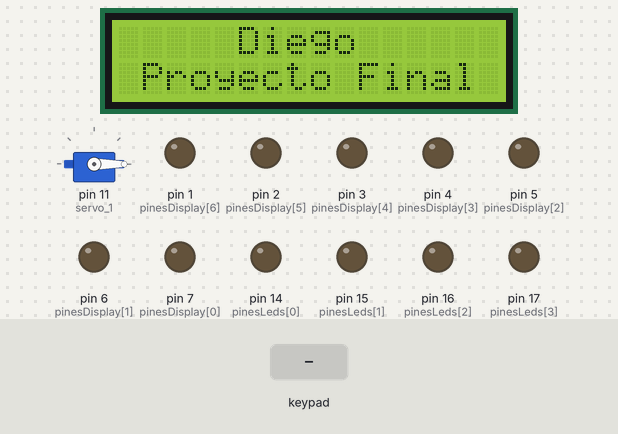
Simulated run of this sketch. Board: Arduino Uno, built with avr-gcc and run on an emulated ATmega328P. Shown: servo, 16×2 character LCD, output pins drawn as LEDs (lit = HIGH). Dashed ring = blinking. The inputs (shaded band) are chosen by the test bench.

Above: at 1.2 s.
1.3 s: key '3' pressed
At 1.45 s:
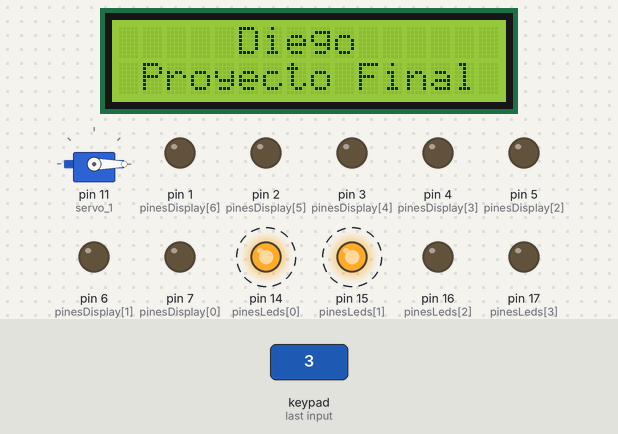
3.2 s: key '4' pressed
At 4.25 s:
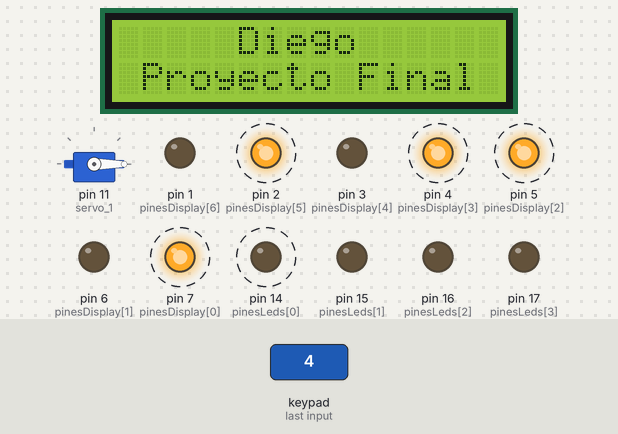
6.2 s: key '5' pressed
At 7.5 s:
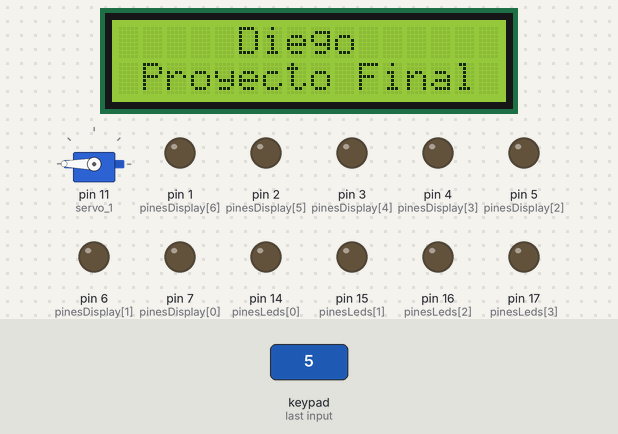
Timing chart, 0 to 12.8 s (numbered marks = the images above; inputs shaded):
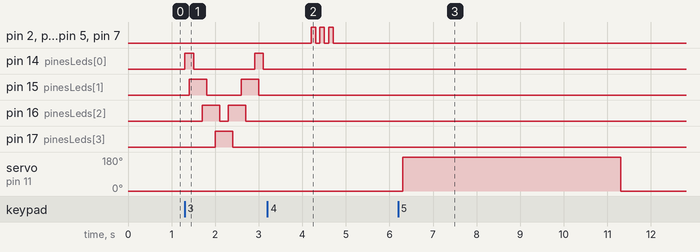

The sketch:

ProyectoFinal.ino
```cpp
/*
   Fundacion Kinal
   Centro educativo tecnico laboral Kinal
   Quinto perito
   Quinto electronica
   Codigo Tecnico: EB5AV
   Curso: Taller de electronica digital y reparacion de computadoras I
   Dev: Diego Emanuel Yos Pinzon
   link HitHub:

*/

#include <Wire.h>
#include <Keypad.h>
#include <LiquidCrystal_I2C.h>
#include <Servo.h>

#define direccion_lcd 0x27

LiquidCrystal_I2C LCD_PF(direccion_lcd, 16, 2);
Servo servo_1;

const int filas = 2;
const int columnas = 3;
char keys[filas][columnas] = {
  {'1', '2', '3'},
  {'4', '5', '6'},
};
byte pinesFila[filas] = {13, 12};
byte pinesColumna[columnas] = {10, 9, 8};
Keypad teclado = Keypad(makeKeymap(keys), pinesFila, pinesColumna, filas, columnas);

char teclaPresionada;

int tiempo = 100;
const int pinesLeds[] = {14, 15, 16, 17};
const int pinesDisplay[] = {7, 6, 5, 4, 3, 2, 1};

void setup() {
  servo_1.attach(11);
  servo_1.write(0);

  LCD_PF.init();
  LCD_PF.backlight();
  LCD_PF.clear();
  LCD_PF.setCursor(5, 0);
  LCD_PF.print("Diego");
  LCD_PF.setCursor(1, 1);
  LCD_PF.print("Proyecto Final");

  for (int i = 0; i < 4; i++) {
    pinMode(pinesLeds[i], OUTPUT);
  }
  for (int i = 0; i < 7; i++) {
    pinMode(pinesDisplay[i], OUTPUT);
  }
}

void loop() {
  teclaPresionada = teclado.getKey();
  switch (teclaPresionada) {
    case '1':
      Serial.begin(9600);
      Serial.println("contador de 0 a 99;");
      for (int i = 0; i < 100; i++) {
        Serial.println(i);
        delay(tiempo);
      }
      Serial.end();
      break;

    case '2':
      Serial.begin(9600);
      Serial.println("contador de 99 a 0;");
      for (int i = 99; i >= 0; i--) {
        Serial.println(i);
        delay(tiempo);
      }
      Serial.end();
      break;

    case '3':
      for (int led = 0; led < 3; led++) {
        digitalWrite(pinesLeds[led], HIGH);
        delay(tiempo);
        if (led + 1 < 4) {
          digitalWrite(pinesLeds[led + 1], HIGH);
          delay(tiempo);
          digitalWrite(pinesLeds[led], LOW);
          delay(tiempo);
        }
      }
      for (int led = 3; led > 0; led--) {
        digitalWrite(pinesLeds[led], HIGH);
        delay(tiempo);
        digitalWrite(pinesLeds[led - 1], HIGH);
        delay(tiempo);
        digitalWrite(pinesLeds[led], LOW);
        delay(tiempo);
      }
      digitalWrite(14, LOW);
      break;

    case '4':
      delay(1000);
      animacionDisplay();
      break;

    case '5':
      delay(tiempo);
      servo_1.write(180);
      delay(5000);
      servo_1.write(0);
      break;
  }
}

void animacionDisplay() {
  for (int i = 0; i < 3; i++) {
    digitalWrite(pinesDisplay[0], HIGH);
    digitalWrite(pinesDisplay[2], HIGH);
    digitalWrite(pinesDisplay[3], HIGH);
    digitalWrite(pinesDisplay[5], HIGH);
    delay(tiempo);
    apagarDisplay();
    delay(tiempo);
  }
}

void apagarDisplay() {
  for (int i = 0; i < 7; i++) {
    digitalWrite(pinesDisplay[i], LOW);
  }
}
```

Measured:
- after the input at 1.3 s, pin 14 (pinesLeds[0]): alternates HIGH for 0.20 s and LOW for 1.4 s, starting at once; pin 15 (pinesLeds[1]): alternates HIGH for 0.40 s and LOW for 0.80 s, starting after 0.10 s
- after the input at 3.2 s, pin 2 (pinesDisplay[5]), pin 4 (pinesDisplay[3]), pin 5 (pinesDisplay[2]), pin 7 (pinesDisplay[0]): alternates HIGH for 0.10 s and LOW for 0.10 s, 6 changes in all, then stays LOW, starting after 1.0 s
- after the input at 6.2 s, servo on pin 11 (servo_1): 0° → 180° after 0.10 s, → 0° 5.0 s later
